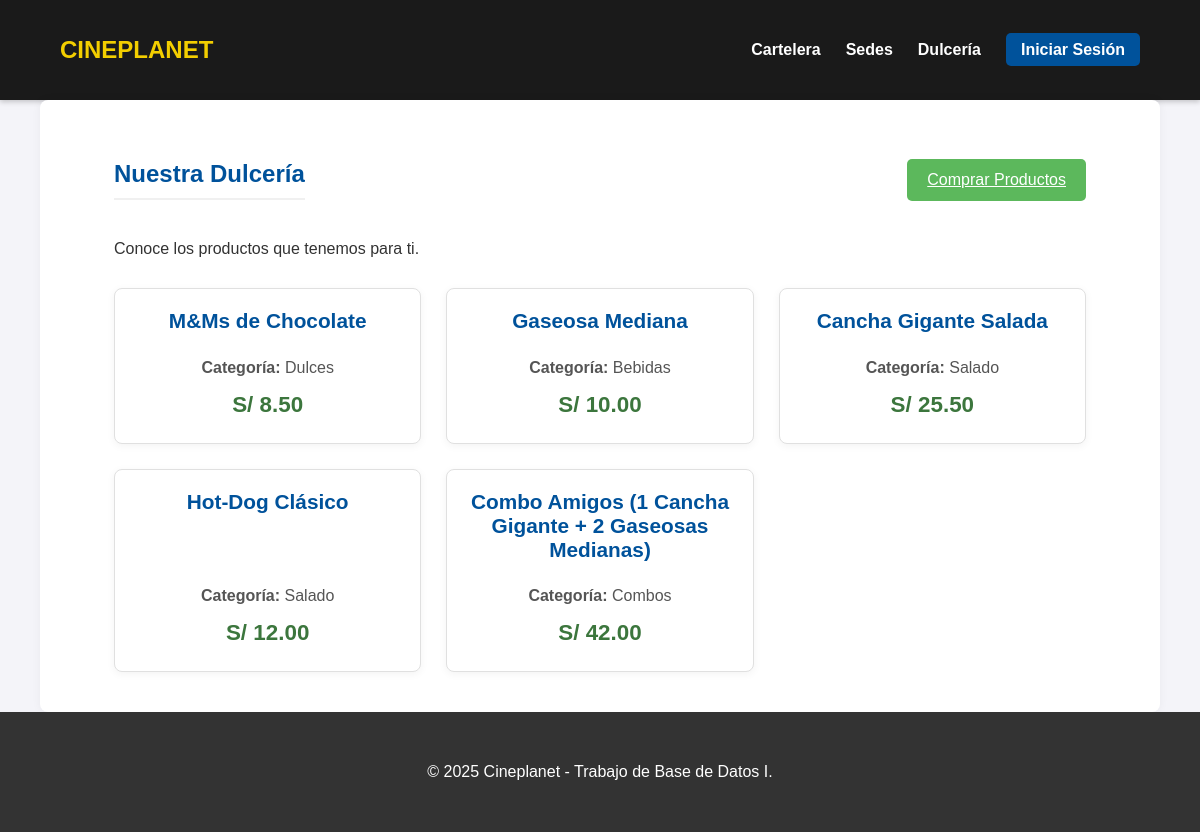
Screenshot of /dulceria_public.php with the database file from the repository.
### tables this page shows
CREATE TABLE Dulceria (
    ID_producto INT AUTO_INCREMENT PRIMARY KEY,
    nombre VARCHAR(100) NOT NULL,
    categoria ENUM('Dulces', 'Bebidas', 'Salado', 'Combos') DEFAULT 'Dulces',
    precio_unitario DECIMAL(6,2) NOT NULL,
    stock INT DEFAULT 0
);

### dulceria_public.php (the view)
<?php
require_once 'includes/public_header.php';
?>
<div class="container">
    <div class="cartelera-header">
        <h2>Nuestra Dulcería</h2>
        <a href="dulceria_compra.php" class="btn">Comprar Productos</a>
    </div>
    <p>Conoce los productos que tenemos para ti.</p>
    <div class="info-grid">
        <?php
        $sql = "SELECT nombre, categoria, precio_unitario FROM Dulceria ORDER BY categoria, nombre";
        $result = $conn->query($sql);
        if ($result->num_rows > 0) {
            while($producto = $result->fetch_assoc()) {
        ?>
            <div class="info-card">
                <h3><?php echo htmlspecialchars($producto['nombre']); ?></h3>
                <p><strong>Categoría:</strong> <?php echo htmlspecialchars($producto['categoria']); ?></p>
                <p class="price">S/ <?php echo number_format($producto['precio_unitario'], 2); ?></p>
            </div>
        <?php
            }
        } else {
            echo "<p>No hay productos de dulcería registrados en este momento.</p>";
        }
        ?>
    </div>
</div>
<?php
require_once 'includes/footer.php';
?>

### css/style.css (style rules this page uses)
body { font-family: Arial, sans-serif; background-color: #f4f4f9; margin: 0; color: #333; display: flex; flex-direction: column; min-height: 100vh; }
.container { width: 90%; max-width: 1200px; margin: 0 auto; padding: 20px; }
h2 { color: #00529b; border-bottom: 2px solid #f0f0f0; padding-bottom: 10px; }
.btn { background-color: #5cb85c; color: white; padding: 12px 20px; border: none; border-radius: 5px; cursor: pointer; font-size: 16px; transition: background-color 0.3s; }
.cartelera-header { display: flex; justify-content: space-between; align-items: center; margin-bottom: 20px; flex-wrap: wrap; }
.info-grid { display: grid; grid-template-columns: repeat(auto-fill, minmax(280px, 1fr)); gap: 25px; margin-top: 30px; }
.info-card { background-color: #fff; border: 1px solid #e0e0e0; border-radius: 8px; padding: 20px; text-align: center; box-shadow: 0 2px 8px rgba(0, 0, 0, 0.05); display: flex; flex-direction: column; }
.info-card h3 { color: #00529b; margin-top: 0; font-size: 1.3rem; flex-grow: 1; }
.info-card p { color: #555; margin: 5px 0; }
.info-card .price { font-size: 1.4rem; font-weight: bold; color: #3c763d; margin-top: 10px; }

### rows the page displays
dulceria: nombre "M&Ms de Chocolate", categoria "Dulces", precio_unitario "8.50"
dulceria: nombre "Gaseosa Mediana", categoria "Bebidas", precio_unitario "10.00"
dulceria: nombre "Cancha Gigante Salada", categoria "Salado", precio_unitario "25.50"
dulceria: nombre "Hot-Dog Clásico", categoria "Salado", precio_unitario "12.00"
dulceria: nombre "Combo Amigos (1 Cancha Gigante + 2 Gaseosas Medianas)", categoria "Combos", precio_unitario "42.00"
